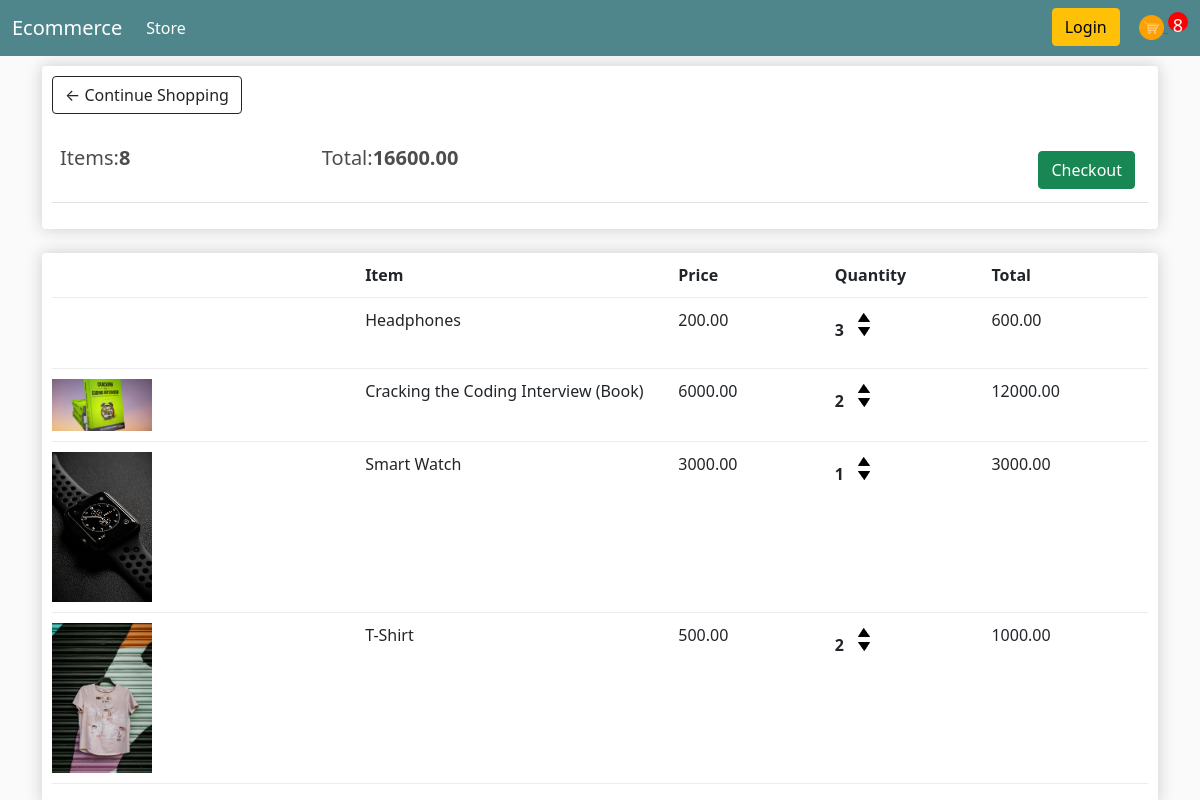
The app's page /cart/ (signed in), older data.
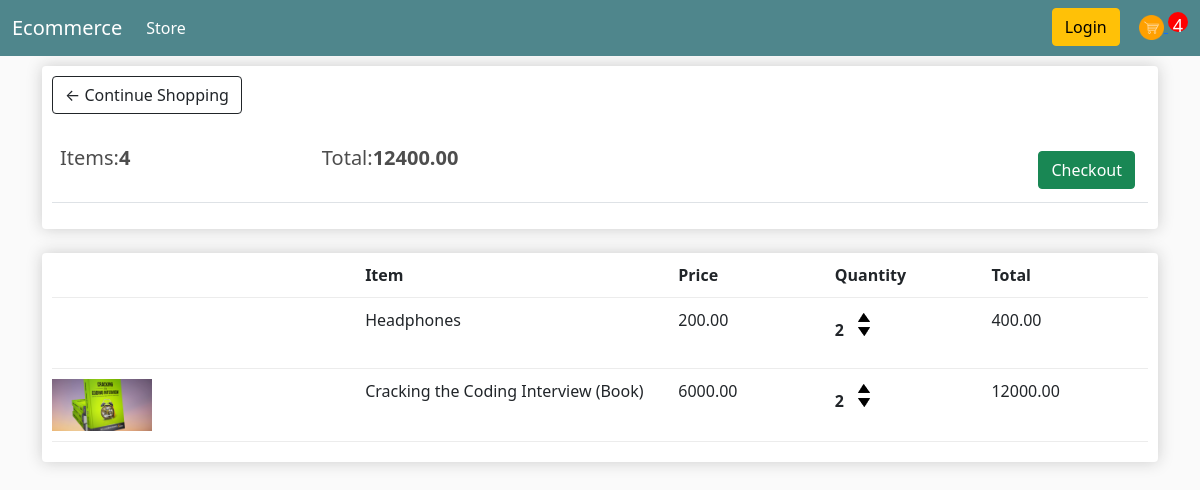
The same page, newer data.
### store/models.py (models this page shows, shortened)
class Order(models.Model):
    customer = models.ForeignKey(Customer,on_delete=models.SET_NULL, null=True,blank=True)
    date_ordered = models.DateTimeField(auto_now_add=True)
    complete = models.BooleanField(default=False,null=True, blank=False)
    transaction_id = models.CharField(max_length=100, null = True)
    @property
    def get_cart_total(self):
        orderitems = self.orderitem_set.all()
        total = sum([item.get_total for item in orderitems])
        return total
    @property
    def get_cart_items(self):
        orderitems = self.orderitem_set.all()
        total = sum([item.quantity for item in orderitems])
        return total

class OrderItem(models.Model):
    product = models.ForeignKey(Product,on_delete=models.SET_NULL, null=True)
    order = models.ForeignKey(Order,on_delete=models.SET_NULL,null=True)
    quantity = models.IntegerField(default=0, null=True,blank=True)
    date_added = models.DateTimeField(auto_now_add=True)
    @property
    def get_total(self):
        total = self.product.price * self.quantity
        return total

class Product(models.Model):
    name = models.CharField(max_length=200, null=True)
    price = models.FloatField()
    digital = models.BooleanField(default=False,null=True,blank=False)
    image = models.ImageField(null=True,blank=True)
    @property
    def imageURL(self):
        try:
            url = self.image.url
        except:
            url = ''
        return url

### store/views.py (the view)
# urls.py: path('cart/',views.cart,name='cart'),
def cart(request):
    if request.user.is_authenticated:
        customer = request.user.customer
        order, created = Order.objects.get_or_create(customer=customer,complete=False)
        items = order.orderitem_set.all()
        cartItems = order.get_cart_items
    else:
        items = []
        order = {'get_cart_total':0, 'get_cart_items':0,'shippping':False}
        cartItems = 0
    context ={'items':items,'order':order,'cartItems':cartItems}
    return render(request,'store/cart.html',context)

### store/templates/store/cart.html
{%extends 'store/main.html'%}
{%load static%}
{%block content%}
    <div class="row">
        <div class="col-lg-12">
            <div class="box-element">
                <a class="btn btn-outline-dark" href="{%url 'store'%}">&#x2190; Continue Shopping</a>
                <br>
                <br>
                <table class="table">
                    <tr>
                        <th><h5>Items:<strong>{{order.get_cart_items}}</strong></h5></th>
                        <th><h5>Total:<strong>{{order.get_cart_total|floatformat:2}}</strong></h5></th>
                        <th>
                            <a style="float:right; margin:5px" class="btn btn-success" href="{% url 'checkout'%}">Checkout</a>
                        </th>
                    </tr>
                </table>
            </div>
            <br>
            <div class="box-element">
                <div class="cart-row">
                    <div style="flex:2"></div>
                    <div style="flex:2"><strong>Item</strong></div>
                    <div style="flex:1"><strong>Price</strong></div>
                    <div style="flex:1"><strong>Quantity</strong></div>
                    <div style="flex:1"><strong>Total</strong></div>
                </div>
                {%for item in items%}
                <div class="cart-row">
                    <div style="flex:2"><img class="row-image" src="{{item.product.imageURL}}" alt=""></div>
                    <div style="flex:2">{{item.product.name}}</div>
                    <div style="flex:1">{{item.product.price|floatformat:2}}</div>
                    <div style="flex:1">
                        <p class="quantity">{{item.quantity}}</p>
                        <div class="quantity">
                            <img data-product={{item.product.id}} data-action="add" class="chg-quantity update-cart" src="{%static 'images/arrow-up.png'%}">
                            <img data-product={{item.product.id}} data-action="remove" class="chg-quantity update-cart" src="{%static 'images/arrow-down.png'%}">
                        </div>
                    </div>
                    <div style="flex:1">{{item.get_total|floatformat:2}}</div>
                </div>
                {%endfor%}
            </div>
        </div>
    </div>
{%endblock%}

Row changes from the older to the newer data that the page shows:
removed OrderItem: product.imageURL (picture), product.name "Smart Watch", product.price "3000.00", quantity "1", get_total "3000.00"
removed OrderItem: product.imageURL (picture), product.name "T-Shirt", product.price "500.00", quantity "2", get_total "1000.00"
changed through a linked row, Order: get_cart_items "8" → "4"; get_cart_total "16600.00" → "12400.00"
changed OrderItem "Headphones": quantity "3" → "2"; get_total "600.00" → "400.00"
Text that changed along with them:
{{ cartItems }}: "8" → "4"
